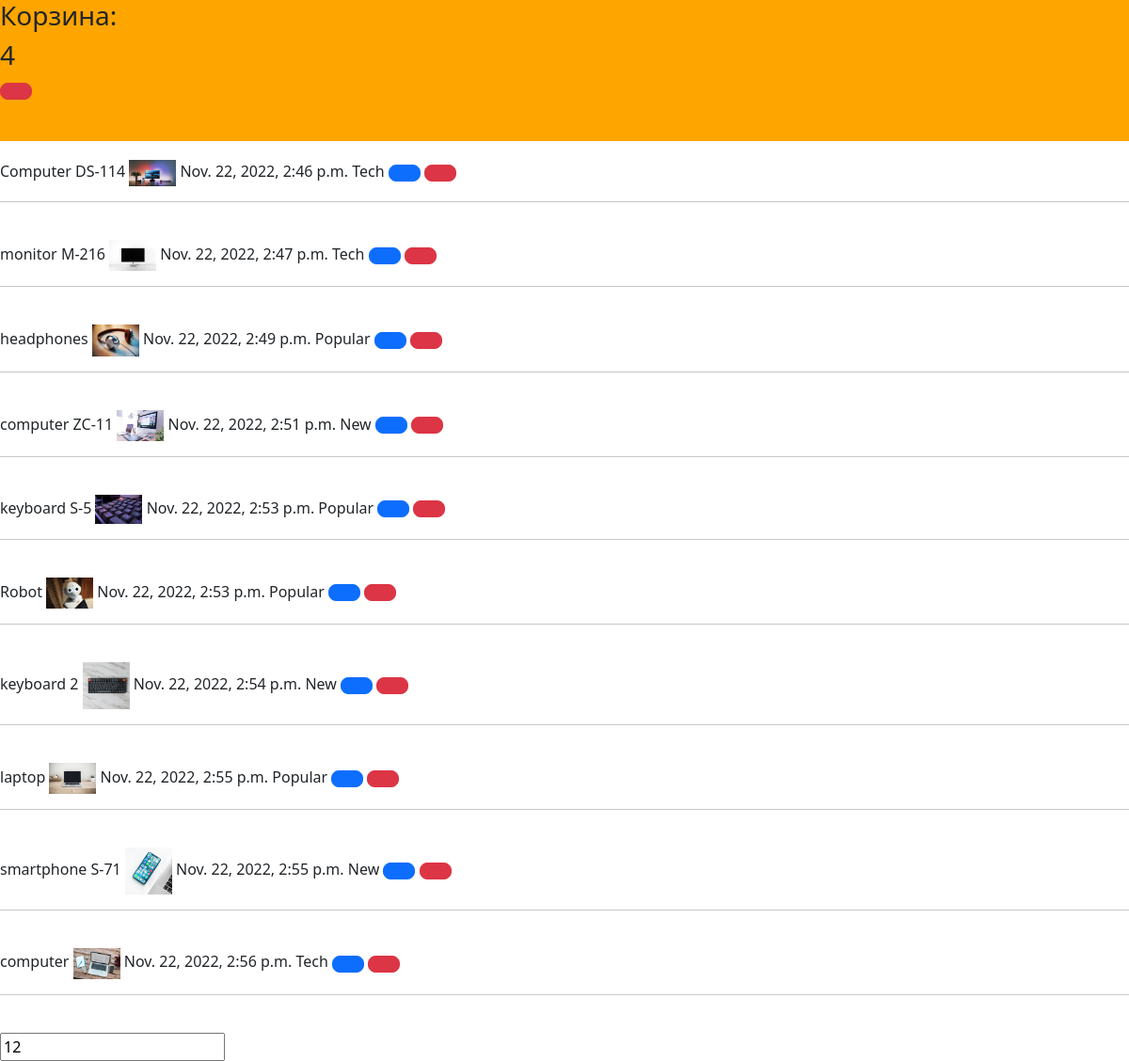
/prototype (signed in), run on the app's committed database.
### shop/models.py (models this page shows, shortened)
class Product(models.Model):
    CATEGORY = (
    ("Tech", "Tech"),
    ("New", "New"),
    ("Popular", "Popular"),
    )
    default_description = """
    Eos no lorem eirmod diam diam, eos elitr et gubergren diam sea. Consetetur vero aliquyam invidunt duo dolores et duo sit. Vero diam ea vero et dolore rebum, dolor rebum eirmod consetetur invidunt sed sed et, lorem duo et eos elitr, sadipscing kasd ipsum rebum diam. Dolore diam stet rebum sed tempor kasd eirmod. Takimata kasd ipsum accusam sadipscing, eos dolores sit no ut diam consetetur duo justo est, sit sanctus diam tempor aliquyam eirmod nonumy rebum dolor accusam, ipsum kasd eos consetetur at sit rebum, diam kasd invidunt tempor lorem, ipsum lorem elitr sanctus eirmod takimata dolor ea invidunt.

    Dolore magna est eirmod sanctus dolor, amet diam et eirmod et ipsum. Amet dolore tempor consetetur sed lorem dolor sit lorem tempor. Gubergren amet amet labore sadipscing clita clita diam clita. Sea amet et sed ipsum lorem elitr et, amet et labore voluptua sit rebum. Ea erat sed et diam takimata sed justo. Magna takimata justo et amet magna et.
    """
    name = models.CharField(verbose_name = "название продукта" , max_length = 100)
    price = models.IntegerField(null = True, blank = True)
    description = models.TextField(default = default_description, blank = True)
    rating = models.IntegerField(null = True, blank = True)
    pic = models.ImageField(upload_to = "shop/%Y/%m", null = True, blank = True, default = "default_picture.png")
    added_at = models.DateTimeField(verbose_name = "Data of appearance", auto_now_add = True, null = True)
    category = models.CharField(max_length = 100, choices = CATEGORY)
    slug = models.SlugField(blank = True)

### shop/views.py (the view)
# urls.py: path('prototype', Prototype.index),
    def index(request):
        products = Product.objects.all()
        if request.user.is_authenticated:
            user = request.user
        crt, created = Order.objects.get_or_create(customer = user, status = "Cart")
        order_items = crt.orderitem_set.all()
        ctx = {
        "products" : products,
        "crt_total_quantity" : crt.order_total_quantity,
        }
        return render(request, "check/index.html", ctx)

### shop/models.py (called while the page is built)
    @property
    def order_total_quantity(self):
        return sum([item.quantity for item in self.orderitem_set.all()])

### templates/check/index.html (shortened to what this page needs)
{%extends 'check/base.html'%}
{% block index %}
{% for pr in products %}
  {{pr.name}}
  <img src="{{pr.pic.url}}" alt="" style = "width:50px;">
  {{pr.added_at}}
  {{pr.category}}
  <div data-product_id = "{{pr.id}}" data-action = "add" class = "btn btn-primary btn-lg"> </div>
  <div data-product_id = "{{pr.id}}" data-action = "remove" class = "btn btn-danger btn-lg"> </div>
<hr>
<br>
{%endfor%}
<input type="text" value="12" class = "data_to_send">
{% endblock %}

### data on the page
Product: name "Computer DS-114", pic (picture), added_at "Nov. 22, 2022, 2:46 p.m.", category "Tech"
Product: name "monitor M-216", pic (picture), added_at "Nov. 22, 2022, 2:47 p.m.", category "Tech"
Product: name "headphones", pic (picture), added_at "Nov. 22, 2022, 2:49 p.m.", category "Popular"
Product: name "computer ZC-11", pic (picture), added_at "Nov. 22, 2022, 2:51 p.m.", category "New"
Product: name "keyboard S-5", pic (picture), added_at "Nov. 22, 2022, 2:53 p.m.", category "Popular"
Product: name "Robot", pic (picture), added_at "Nov. 22, 2022, 2:53 p.m.", category "Popular"
Product: name "keyboard 2", pic (picture), added_at "Nov. 22, 2022, 2:54 p.m.", category "New"
Product: name "laptop", pic (picture), added_at "Nov. 22, 2022, 2:55 p.m.", category "Popular"
Product: name "smartphone S-71", pic (picture), added_at "Nov. 22, 2022, 2:55 p.m.", category "New"
Product: name "computer", pic (picture), added_at "Nov. 22, 2022, 2:56 p.m.", category "Tech"

### other printed values
{{ crt_total_quantity }} "4"
